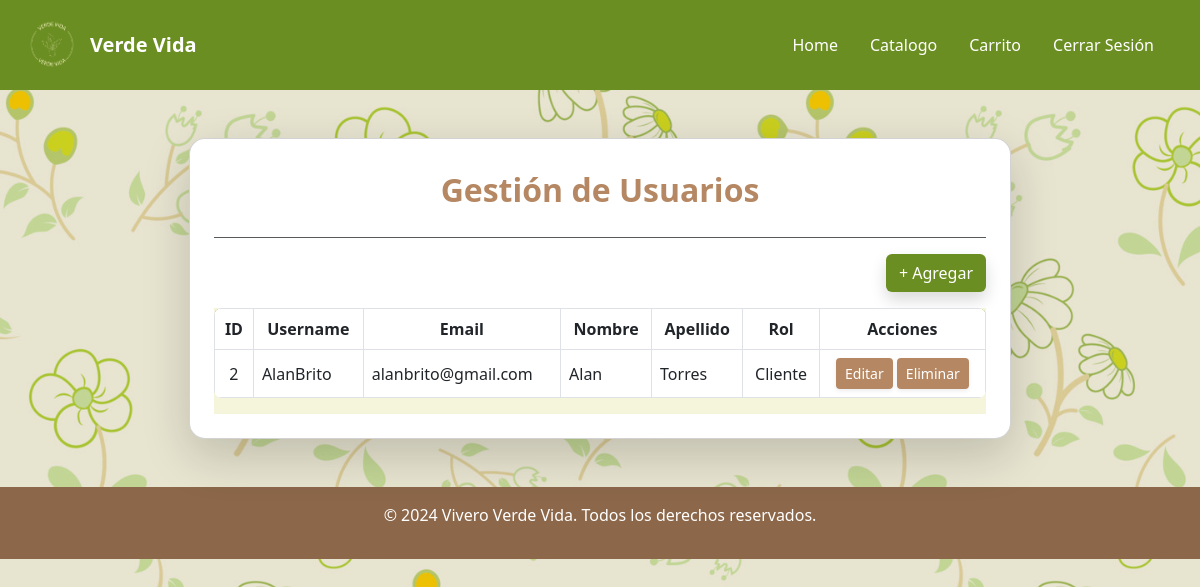
Screenshot of /authentication/usuarios/ (signed in) with the database file from the repository.
### Authentication/models.py (models this page shows, shortened)
class User(AbstractUser):
    user_id = models.AutoField(primary_key=True, verbose_name="Id")
    name = models.CharField(max_length=50, verbose_name="Name")
    last_name = models.CharField(max_length=50, verbose_name="Last Name")
    username = models.CharField(max_length=50, unique=True, verbose_name="Username")
    email = models.EmailField(unique=True, verbose_name="Email")
    role_id = models.ForeignKey(Role, on_delete=models.CASCADE, verbose_name='Rol', null=True, blank=True)
    USERNAME_FIELD = 'username'
    REQUIRED_FIELDS = ['email', 'name', 'last_name']

class Role(models.Model):
    role_id = models.AutoField(primary_key=True, verbose_name="Id")
    role = models.CharField(max_length=30, verbose_name="Role")

### Authentication/views.py (the view)
# urls.py: path('usuarios/', views.lista_usuarios, name='lista_usuarios'),
@login_required
def lista_usuarios(request):
    usuarios = User.objects.all()
    return render(request, 'CRUD usuarios/usuarios.html', {'usuarios': usuarios})

### Authentication/templates/CRUD usuarios/usuarios.html (shortened to what this page needs)
{% extends 'base.html' %}
{% load static %}
{% block content %}
<div class="container-fluid d-flex justify-content-center align-items-center min-vh-120 px-3">
    <div class="card shadow-lg bg-white rounded-4 p-4 m-4 col-lg-9 col-md-10 col-sm-12" style="background-color:#f5f5dc;">
        <h2 class="text-center fw-bold mt-2 mb-4" style="color: #b58863;">Gestión de Usuarios</h2>
        <hr class="border-1 opacity-75 mt-1">
        <div class="text-end mb-3">
            <a href="{% url 'crear_usuario' %}" class="btn shadow" style="background-color: rgb(107, 142, 35); color: white;"> + Agregar </a>
        </div>
        <div class="table-responsive" style="background-color:#f5f5dc;">
            <table class="table table-bordered table-hover rounded-3 overflow-hidden">
                <thead class="text-white" style="background-color: rgb(107, 142, 35);">
                    <tr>
                        <th class="text-center">ID</th>
                        <th class="text-center">Username</th>
                        <th class="text-center">Email</th>
                        <th class="text-center">Nombre</th>
                        <th class="text-center">Apellido</th>
                        <th class="text-center">Rol</th>
                        <th class="text-center">Acciones</th>
                    </tr>
                </thead>
                <tbody>
                    {% for usuario in usuarios %}
                        {% if usuario.role_id.role_id != 3 %}
                            <tr>
                                <td class="align-middle text-center">{{ usuario.user_id }}</td>
                                <td class="align-middle">{{ usuario.username }}</td>
                                <td class="align-middle">{{ usuario.email }}</td>
                                <td class="align-middle">{{ usuario.name }}</td>
                                <td class="align-middle">{{ usuario.last_name }}</td>
                                <td class="align-middle text-center">{{ usuario.role_id.role }}</td>
                                <td class="text-center align-middle">
                                    <a href="{% url 'editar_usuario' usuario.user_id %}" class="btn btn-sm shadow-sm" style="background-color: #b58863; color: white;">Editar</a>
                                    <a href="{% url 'eliminar_usuario' usuario.user_id %}" class="btn btn-sm shadow-sm" style="background-color: #b58863; color: white;" onclick="return confirm('¿Estás seguro?');">Eliminar</a>
                                </td>
                            </tr>
                        {% endif %}
                    {% endfor %}
                </tbody>
            </table>
        </div>
    </div>
</div>
{% endblock %}

### Vivero/templates/base.html (style rules this page uses)
.bg-image { background: url('/static/img/pagflores.jpg') no-repeat center center fixed; background-size: cover !important; background-color: rgba(82, 66, 9, 0.1); background-blend-mode: darken; }

### rows the page displays
User: user_id "2", username "AlanBrito", email "alanbrito@gmail.com", name "Alan", last_name "Torres", role_id.role "Cliente"
